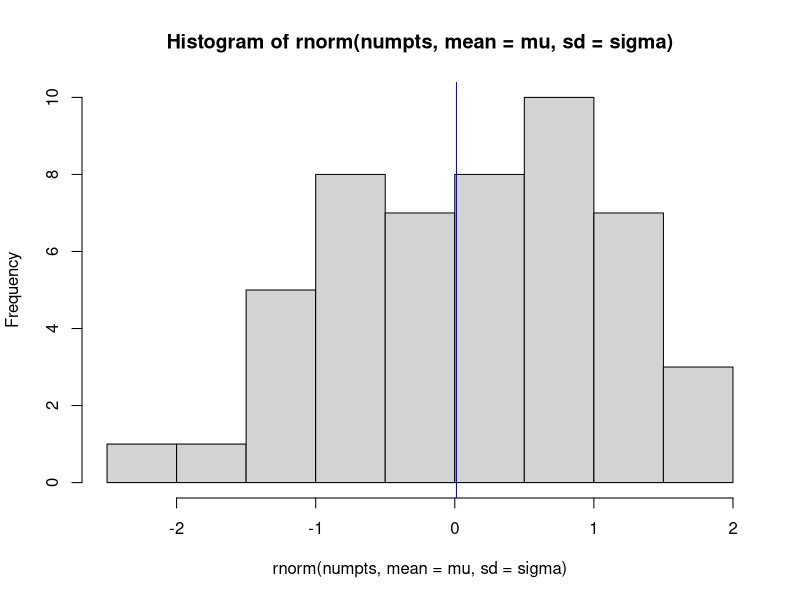
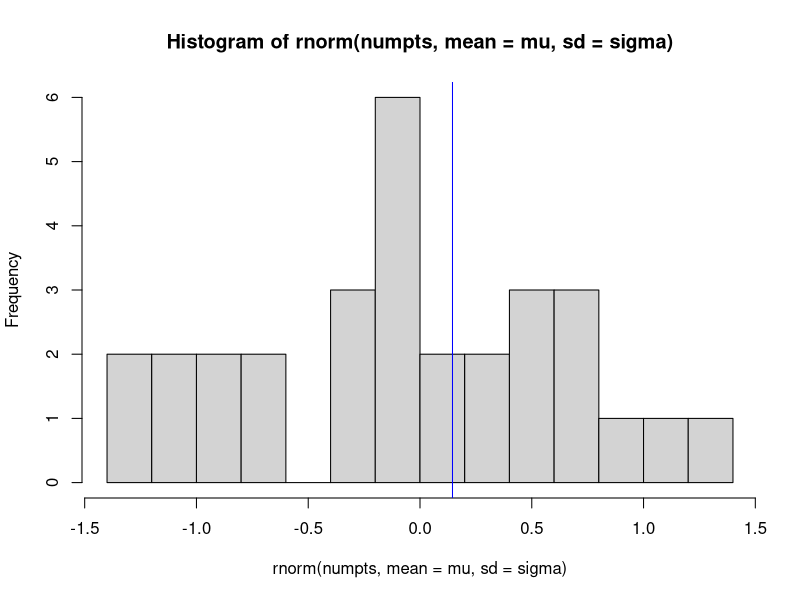
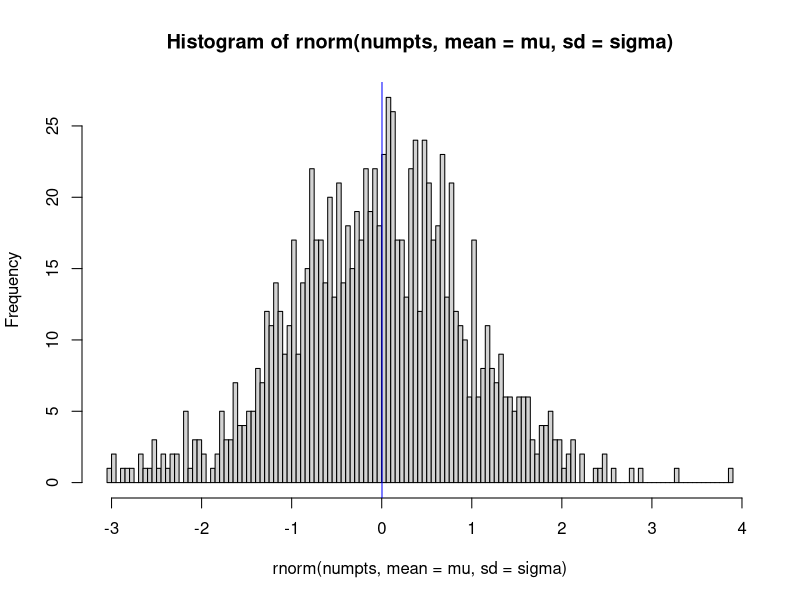
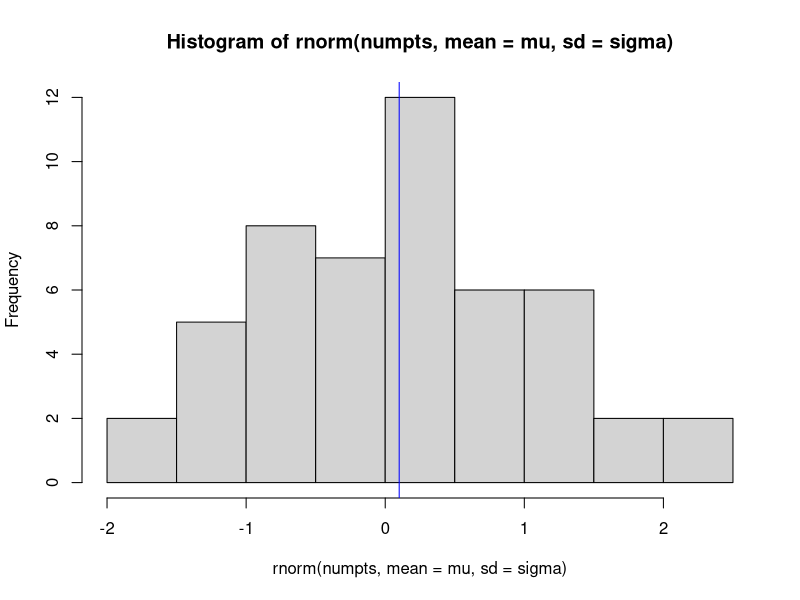

Source code (R) for these figures, in order:
############################
## plot_random_function.R
##
## Chase Grauel
##
## Purpose:
##    A function that will generate a random
##    sample of normal values, plot a histogram
##    with an overlaid mean on the plot and 
##    and returns summary of statistics about
##    the generated data.
##
## Inputs:
##    numpts = the number of data points to generate, defaults to 50
##    bins   = the number of breakpoints in the hist() function,
##             defaults to 10
##    mu     = the mean
##    sigma  = the standard deviation
##    seed   = the seed for the random number generator, defaults
##             to NULL -- so random each time, but user can override  
##
## Outputs:
##    A list is returned with the following elements:
##      Random_Sample: the generated random sample
##      Mean: the mean of the random sample
##      Standard_Deviation: the standard deviation of the random sample

plotRandomNormals <- function(numpts=50, bins=10,
                              mu=0, sigma=1,
                              seed=NULL) {
  set.seed(seed)
  rand_sample <- rnorm(numpts, mean=mu, sd=sigma)
  hist(rnorm(numpts, mean=mu, sd=sigma), breaks=bins+1)
  abline(v = mean(rand_sample), col="blue")
  list(Random_Sample = rand_sample,
       Mean = mean(rand_sample),
       Standard_Deviation = sd(rand_sample) )
}

## Default Values
plotRandomNormals()

## User specified number of points
plotRandomNormals(numpts = 30)

plotRandomNormals(numpts=1000, bins=200)

plotRandomNormals(seed=1)
